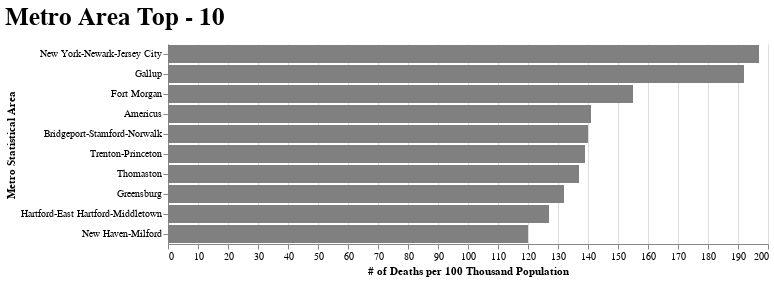

Notebook code for this chart:
### Code cell
msa_cols_of_interest = ['date','cbsa', 'black_african_american_alone_PE',  'hispanic_latino_any_race_PE', 'cases', 'deaths', 'population', 'deaths_per_100k', 'cases_per_100k']           

test_df = covid19_demographic_cbsa_df.query('date == @as_of and deaths > 10')[msa_cols_of_interest]

cbsa_top10 = test_df.sort_values(['deaths_per_100k', 'cases_per_100k'], ascending = False).drop(['cases', 'population'], axis = 1).head(10)
alt.Chart(cbsa_top10, 
          title = 'Metro Area Top - 10'
    ).mark_bar(color = 'grey').encode(
        x = alt.X('deaths_per_100k:Q', title = '# of Deaths per 100 Thousand Population'), 
        y = alt.Y('cbsa', sort='-x', title = 'Metro Statistical Area'), 
        tooltip = ['deaths_per_100k', 'deaths', 'black_african_american_alone_PE', 'hispanic_latino_any_race_PE']).configure_title(
    font = 'monospace', 
    anchor = 'start',
    dy = -10,
    fontSize = 25
).configure_view(
    stroke = 'transparent'
).properties(
    width = 600
)

### Figure 1 — Vega-Lite specification as saved in the notebook (floating-point values rounded to 4 significant figures)
{"config": {"view": {"continuousWidth": 400, "continuousHeight": 300, "stroke": "transparent"}, "title": {"anchor": "start", "dy": -10, "font": "monospace", "fontSize": 25}}, "data": {"name": "data-e443b7521cf7c03e23197a7e56216205"}, "mark": {"type": "bar", "color": "grey"}, "encoding": {"tooltip": [{"type": "quantitative", "field": "deaths_per_100k"}, {"type": "quantitative", "field": "deaths"}, {"type": "quantitative", "field": "black_african_american_alone_PE"}, {"type": "quantitative", "field": "hispanic_latino_any_race_PE"}], "x": {"type": "quantitative", "field": "deaths_per_100k", "title": "# of Deaths per 100 Thousand Population"}, "y": {"type": "nominal", "field": "cbsa", "sort": "-x", "title": "Metro Statistical Area"}}, "title": "Metro Area Top - 10", "width": 600, "$schema": "https://vega.github.io/schema/vega-lite/v4.8.1.json", "datasets": {"data-e443b7521cf7c03e23197a7e56216205": [{"date": "2020-06-10T00:00:00", "cbsa": "New York-Newark-Jersey City", "black_african_american_alone_PE": 11.64, "hispanic_latino_any_race_PE": 20.85, "deaths": 39161, "deaths_per_100k": 197.0, "cases_per_100k": 2483.0}, {"date": "2020-06-10T00:00:00", "cbsa": "Gallup", "black_african_american_alone_PE": 0.6, "hispanic_latino_any_race_PE": 14.3, "deaths": 137, "deaths_per_100k": 192.0, "cases_per_100k": 3933.0}, {"date": "2020-06-10T00:00:00", "cbsa": "Fort Morgan", "black_african_american_alone_PE": 3.2, "hispanic_latino_any_race_PE": 35.9, "deaths": 45, "deaths_per_100k": 155.0, "cases_per_100k": 2215.0}, {"date": "2020-06-10T00:00:00", "cbsa": "Americus", "black_african_american_alone_PE": 41.05, "hispanic_latino_any_race_PE": 5.25, "deaths": 49, "deaths_per_100k": 141.0, "cases_per_100k": 1486.0}, {"date": "2020-06-10T00:00:00", "cbsa": "Bridgeport-Stamford-Norwalk", "black_african_american_alone_PE": 10.5, "hispanic_latino_any_race_PE": 19.3, "deaths": 1321, "deaths_per_100k": 140.0, "cases_per_100k": 1710.0}, {"date": "2020-06-10T00:00:00", "cbsa": "Trenton-Princeton", "black_african_american_alone_PE": 19.8, "hispanic_latino_any_race_PE": 17.2, "deaths": 510, "deaths_per_100k": 139.0, "cases_per_100k": 1972.0}, {"date": "2020-06-10T00:00:00", "cbsa": "Thomaston", "black_african_american_alone_PE": 27.8, "hispanic_latino_any_race_PE": 2.3, "deaths": 36, "deaths_per_100k": 137.0, "cases_per_100k": 1106.0}, {"date": "2020-06-10T00:00:00", "cbsa": "Greensburg", "black_african_american_alone_PE": 0.6, "hispanic_latino_any_race_PE": 1.9, "deaths": 35, "deaths_per_100k": 132.0, "cases_per_100k": 941.0}, {"date": "2020-06-10T00:00:00", "cbsa": "Hartford-East Hartford-Middletown", "black_african_american_alone_PE": 6.833, "hispanic_latino_any_race_PE": 9.633, "deaths": 1528, "deaths_per_100k": 127.0, "cases_per_100k": 1079.0}, {"date": "2020-06-10T00:00:00", "cbsa": "New Haven-Milford", "black_african_american_alone_PE": 12.4, "hispanic_latino_any_race_PE": 17.6, "deaths": 1024, "deaths_per_100k": 120.0, "cases_per_100k": 1393.0}]}}
